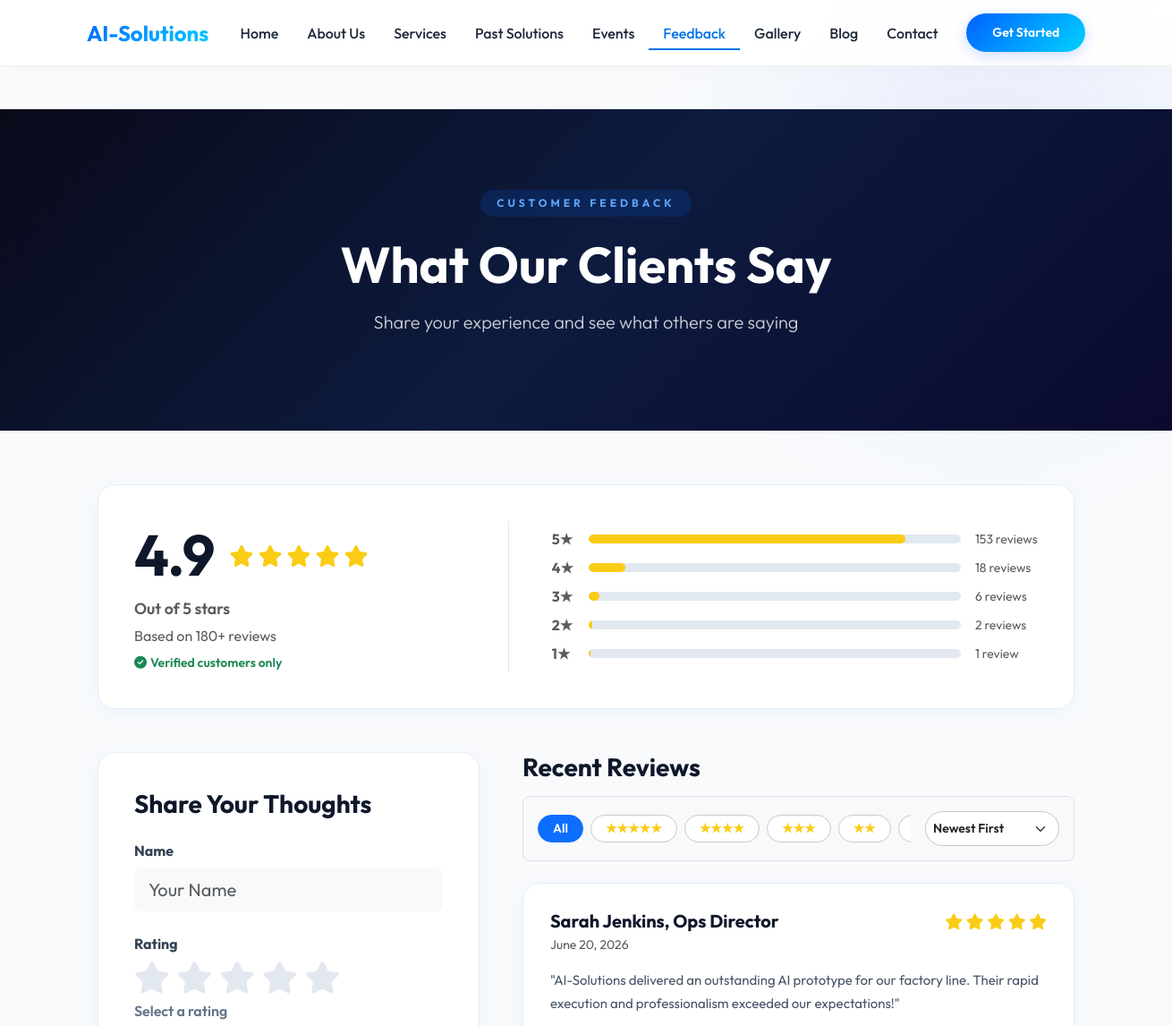
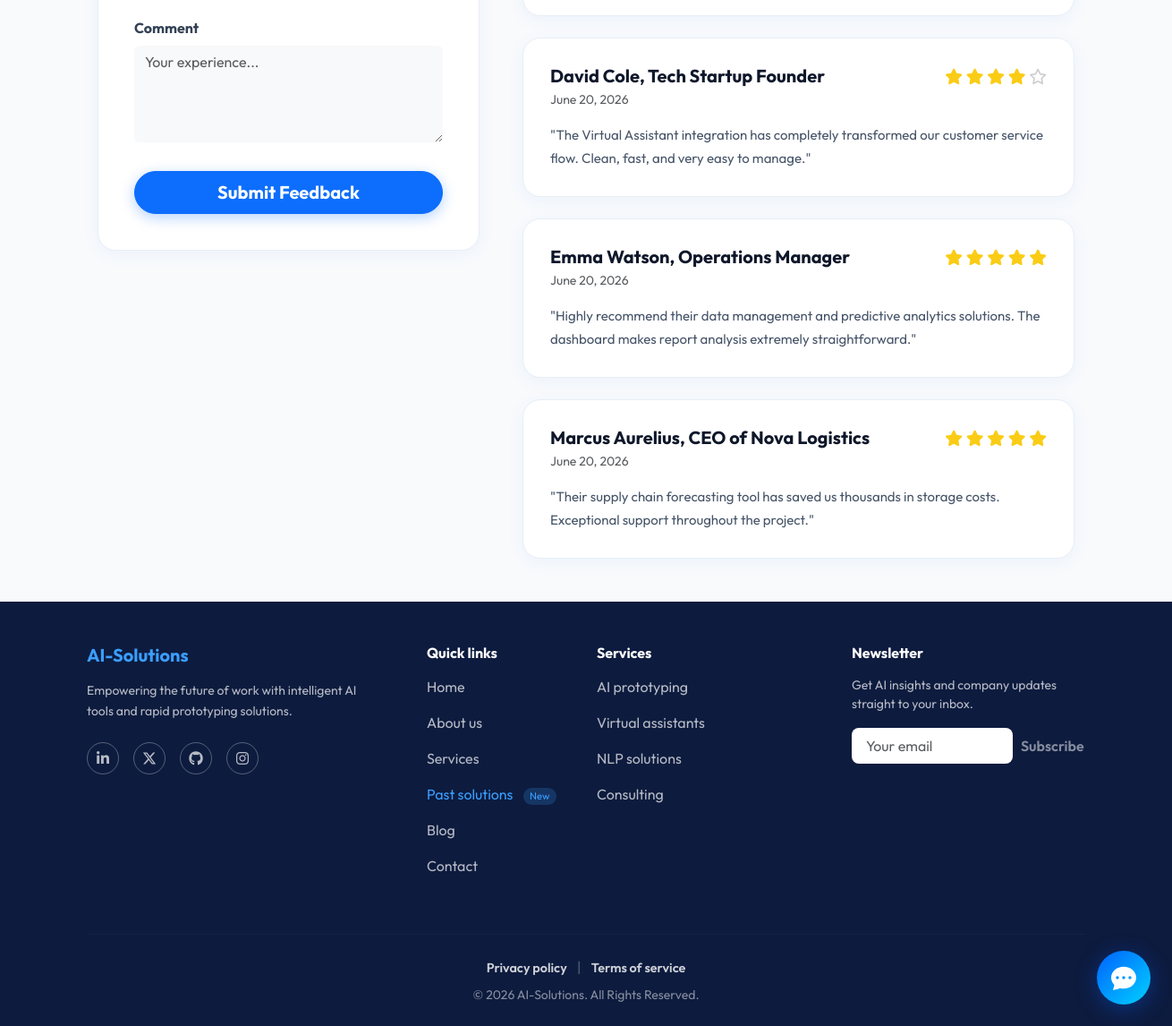
The page /feedback/ on the database its author committed (2 pictures, top to bottom).
### core/models.py (models this page shows, shortened)
class Feedback(models.Model):
    customer_name = models.CharField(max_length=255)
    rating = models.IntegerField(choices=[(i, str(i)) for i in range(1, 6)])
    comment = models.TextField()
    date = models.DateField(auto_now_add=True)
    is_featured = models.BooleanField(default=False)

### core/views.py (the view, shortened to what this page needs)
# urls.py: path('feedback/', views.FeedbackListView.as_view(), name='feedback'),
class FeedbackListView(CreateView):
    model = Feedback
    fields = ['customer_name', 'rating', 'comment']
    template_name = 'core/feedback.html'
    success_url = '/feedback/'
    def get_context_data(self, **kwargs):
        context = super().get_context_data(**kwargs)
        context['feedbacks'] = Feedback.objects.order_by('-date')
        return context

### templates/core/feedback.html (shortened to what this page needs)
{% extends 'base.html' %}
{% load static %}
{% block content %}
<section class="fb-hero">
    <div class="container">
        <span class="hero-label">CUSTOMER FEEDBACK</span>
        <h1 class="display-4 fw-bolder text-white mb-3">What Our Clients Say</h1>
        <p class="lead mx-auto" style="color: rgba(255,255,255,0.8); max-width: 600px;">
            Share your experience and see what others are saying
        </p>
    </div>
</section>
<div class="container mb-5">
    <div class="glass-card">
        <div class="row align-items-center">
            <div class="col-md-5 text-center text-md-start mb-4 mb-md-0" style="border-right: 1px solid #e2e8f0;">
                <div class="d-flex align-items-center justify-content-center justify-content-md-start gap-3 mb-2">
                    <h1 class="display-3 fw-bold mb-0" style="color: #0f172a;">4.9</h1>
                    <div style="color: #facc15; font-size: 1.5rem;">
                        <i class="fas fa-star"></i>
                        <i class="fas fa-star"></i>
                        <i class="fas fa-star"></i>
                        <i class="fas fa-star"></i>
                        <i class="fas fa-star"></i>
                    </div>
                </div>
                <p class="text-muted fw-semibold mb-1" style="font-size: 1.1rem;">Out of 5 stars</p>
                <p class="text-muted mb-2">Based on 180+ reviews</p>
                <p class="text-success fw-semibold small mb-0"><i class="fas fa-check-circle me-1"></i>Verified customers only</p>
            </div>
            <div class="col-md-7 ps-md-5">
                <div class="d-flex align-items-center mb-2">
                    <span class="text-muted fw-bold me-2" style="min-width: 25px;">5★</span>
                    <div class="progress flex-grow-1 mx-2" style="height: 10px; border-radius: 999px; background: #e2e8f0;">
                        <div class="progress-bar" style="width: 85%; background: #facc15; border-radius: 999px;"></div>
                    </div>
                    <span class="text-muted small ms-2" style="min-width: 70px;">153 reviews</span>
                </div>
                <div class="d-flex align-items-center mb-2">
                    <span class="text-muted fw-bold me-2" style="min-width: 25px;">4★</span>
                    <div class="progress flex-grow-1 mx-2" style="height: 10px; border-radius: 999px; background: #e2e8f0;">
                        <div class="progress-bar" style="width: 10%; background: #facc15; border-radius: 999px;"></div>
                    </div>
                    <span class="text-muted small ms-2" style="min-width: 70px;">18 reviews</span>
                </div>
                <div class="d-flex align-items-center mb-2">
                    <span class="text-muted fw-bold me-2" style="min-width: 25px;">3★</span>
                    <div class="progress flex-grow-1 mx-2" style="height: 10px; border-radius: 999px; background: #e2e8f0;">
                        <div class="progress-bar" style="width: 3%; background: #facc15; border-radius: 999px;"></div>
                    </div>
                    <span class="text-muted small ms-2" style="min-width: 70px;">6 reviews</span>
                </div>
                <div class="d-flex align-items-center mb-2">
                    <span class="text-muted fw-bold me-2" style="min-width: 25px;">2★</span>
                    <div class="progress flex-grow-1 mx-2" style="height: 10px; border-radius: 999px; background: #e2e8f0;">
                        <div class="progress-bar" style="width: 1%; background: #facc15; border-radius: 999px;"></div>
                    </div>
                    <span class="text-muted small ms-2" style="min-width: 70px;">2 reviews</span>
                </div>
                <div class="d-flex align-items-center mb-0">
                    <span class="text-muted fw-bold me-2" style="min-width: 25px;">1★</span>
                    <div class="progress flex-grow-1 mx-2" style="height: 10px; border-radius: 999px; background: #e2e8f0;">
                        <div class="progress-bar" style="width: 0.5%; background: #facc15; border-radius: 999px;"></div>
                    </div>
                    <span class="text-muted small ms-2" style="min-width: 70px;">1 review</span>
                </div>
            </div>
        </div>
    </div>
</div>
<div class="container mb-5">
    <div class="row g-5">
        <div class="col-lg-5">
            <div class="glass-card">
                <form id="feedback-form" method="post" style="{% if messages %}display:none;{% else %}display:block;{% endif %}" novalidate>
                    <h3 class="fw-bold mb-4" style="color: #0f172a;">Share Your Thoughts</h3>
                    <div class="mb-4">
                        <label class="form-label fw-bold" style="color: #334155;">Name</label>
                        <input type="text" name="customer_name" id="id_customer_name" class="form-control form-control-lg bg-light border-0" placeholder="Your Name">
                    </div>
                    <div class="mb-4">
                        <label class="form-label fw-bold" style="color: #334155;">Rating</label>
                        <div class="star-rating" id="starRating">
                            <i class="star fas fa-star" data-value="1"></i>
                            <i class="star fas fa-star" data-value="2"></i>
                            <i class="star fas fa-star" data-value="3"></i>
                            <i class="star fas fa-star" data-value="4"></i>
                            <i class="star fas fa-star" data-value="5"></i>
                        </div>
                        <div class="mt-2 fw-semibold" id="ratingText" style="color: #64748b;">Select a rating</div>
                    </div>
                    <div class="mb-4">
                        <label class="form-label fw-bold" style="color: #334155;">Comment</label>
                        <textarea name="comment" id="id_comment" class="form-control bg-light border-0" rows="4" placeholder="Your experience..."></textarea>
                    </div>
                    <button type="submit" class="btn btn-primary btn-lg w-100 rounded-pill mt-2 fw-bold" style="background: #0d6efd; box-shadow: 0 4px 15px rgba(13, 110, 253, 0.3);">Submit Feedback</button>
                </form>
            </div>
        </div>
        <div class="col-lg-7">
            <h3 class="fw-bold mb-3" style="color: #0f172a;">Recent Reviews</h3>
            <div class="d-flex flex-column flex-md-row justify-content-between align-items-md-center gap-3 mb-4 p-3 bg-light rounded-3 border">
                <div class="d-flex gap-2 overflow-auto pb-1 pb-md-0" id="review-filters">
                    <button class="btn btn-sm border border-secondary-subtle rounded-pill px-3 filter-btn active" data-filter="all">All</button>
                    <button class="btn btn-sm border border-secondary-subtle rounded-pill px-3 filter-btn" data-filter="5"><span class="star-icon">★★★★★</span></button>
                    <button class="btn btn-sm border border-secondary-subtle rounded-pill px-3 filter-btn" data-filter="4"><span class="star-icon">★★★★</span></button>
                    <button class="btn btn-sm border border-secondary-subtle rounded-pill px-3 filter-btn" data-filter="3"><span class="star-icon">★★★</span></button>
                    <button class="btn btn-sm border border-secondary-subtle rounded-pill px-3 filter-btn" data-filter="2"><span class="star-icon">★★</span></button>
                    <button class="btn btn-sm border border-secondary-subtle rounded-pill px-3 filter-btn" data-filter="1"><span class="star-icon">★</span></button>
                </div>
                <div style="min-width: 150px;">
                    <select class="form-select form-select-sm rounded-pill fw-semibold border-secondary-subtle py-2" id="review-sort">
                        <option value="newest">Newest First</option>
                    </select>
                </div>
            </div>
            {% if feedbacks %}
                <div class="d-flex flex-column gap-4" id="reviews-container">
                {% for f in feedbacks %}
                    <div class="glass-card review-card" style="padding: 30px;" data-rating="{{ f.rating }}" data-timestamp="{{ f.date|date:'Ymd' }}">
                        <div class="d-flex justify-content-between align-items-start mb-3">
                            <div>
                                <h5 class="fw-bold mb-1" style="color: #0f172a;">{{ f.customer_name }}</h5>
                                <p class="small text-muted mb-0">{{ f.date }}</p>
                            </div>
                            <div style="color: #facc15; font-size: 1.1rem;">
                                {% for i in "12345" %}
                                    {% if forloop.counter <= f.rating %}
                                        <i class="fas fa-star"></i>
                                    {% else %}
                                        <i class="far fa-star text-muted" style="opacity: 0.3;"></i>
                                    {% endif %}
                                {% endfor %}
                            </div>
                        </div>
                        <p class="mb-0" style="color: #475569; line-height: 1.7; font-size: 15px;">"{{ f.comment }}"</p>
                    </div>
                {% endfor %}
                </div>
            {% else %}
                <div class="text-center py-5">
                    <i class="fas fa-comment-dots fa-3x mb-3" style="color: #cbd5e1;"></i>
                    <h5 class="text-muted fw-bold">No feedback yet.</h5>
                    <p class="text-muted">Be the first to share your experience!</p>
                </div>
            {% endif %}
        </div>
    </div>
</div>
{% endblock %}

### templates/base.html (style rules this page uses)
:root { --primary-color: #0061FF; --primary-gradient: linear-gradient(135deg, #0061FF 0%, #00d2ff 100%); --bg-color: #f8fafc; --card-bg: #ffffff; --text-main: #1e293b; --text-heading: #0f172a; --text-muted: #64748b; --border-color: rgba(0, 0, 0, 0.06); }
body { font-family: 'Outfit', sans-serif; background-color: var(--bg-color); color: var(--text-main); overflow-x: hidden; -webkit-font-smoothing: antialiased; }
.glass-card { background: var(--card-bg); border: 1px solid var(--border-color); border-radius: 18px; padding: 2.2rem; box-shadow: 0 10px 30px rgba(0, 0, 0, 0.02); transition: transform 0.3s cubic-bezier(0.16, 1, 0.3, 1), box-shadow 0.3s ease, border-color 0.3s ease; }
h1, h2, h3, h4, h5, h6 { color: var(--text-heading); font-weight: 700; }

### templates/core/feedback.html (style rules this page uses)
.fb-hero { background: linear-gradient(135deg, #0a0a1a 0%, #0d1b3e 50%, #0a0a2e 100%); padding: 90px 0; width: 100vw; position: relative; left: 50%; margin-left: -50vw; margin-right: -50vw; color: white; text-align: center; margin-bottom: 60px; }
.fb-hero .hero-label { display: inline-block; font-size: 12px; font-weight: 700; letter-spacing: 4px; text-transform: uppercase; color: #60a5fa; background: rgba(13, 110, 253, 0.15); border-radius: 999px; padding: 6px 18px; margin-bottom: 20px; }
.glass-card { background: #ffffff; border: 1px solid #e8eef6; border-radius: 20px; padding: 40px; box-shadow: 0 4px 20px rgba(0, 100, 255, 0.05); }
.star-rating { font-size: 2.2rem; color: #e2e8f0; display: flex; gap: 8px; cursor: pointer; }
.star-rating .fa-star { transition: color 0.1s ease, transform 0.1s ease; }
.filter-btn { background: #fff; color: #475569; font-weight: 600; transition: all 0.2s ease; }
.filter-btn.active { background: #0d6efd; border-color: #0d6efd !important; color: #fff !important; }
.star-icon { color: #facc15; }

### rows shown on the page
Feedback: customer_name "Sarah Jenkins, Ops Director", date "June 20, 2026", rating 5 (drawn), comment "AI-Solutions delivered an outstanding AI prototype for our factory line. Their rapid execution and professionalism exceeded our expectations!"
Feedback: customer_name "David Cole, Tech Startup Founder", date "June 20, 2026", rating 4 (drawn), comment "The Virtual Assistant integration has completely transformed our customer service flow. Clean, fast, and very easy to manage."
Feedback: customer_name "Emma Watson, Operations Manager", date "June 20, 2026", rating 5 (drawn), comment "Highly recommend their data management and predictive analytics solutions. The dashboard makes report analysis extremely straightforward."
Feedback: customer_name "Marcus Aurelius, CEO of Nova Logistics", date "June 20, 2026", rating 5 (drawn), comment "Their supply chain forecasting tool has saved us thousands in storage costs. Exceptional support throughout the project."
